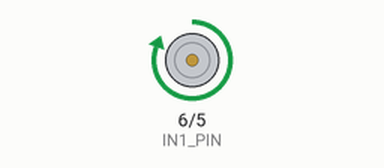
A sketch run on a simulated Arduino Uno, built with avr-gcc and run on an emulated ATmega328P. Shown: motor-driver pin pairs drawn as motors (green arrow = first pin HIGH = forward, orange = second pin HIGH = backward, longer = more drive).

Above: at 0.1 s.
At 50.1 s:
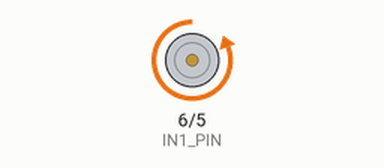
Timing chart, 0 to 101.5 s (numbered marks = the images above):
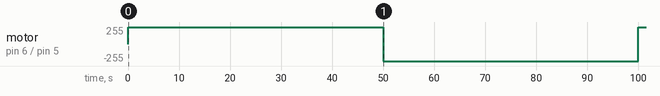

Measured:
- by itself, motor on pin 6 (IN1_PIN) / pin 5 (IN2_PIN): stopped → forward 255/255 at 0.00 s, → backward 255/255 50.0 s later, → forward 255/255 50.0 s later

The sketch:

50SecCycle.ino
```cpp
// constants won't change
const int IN1_PIN = 6; // the Arduino pin connected to the IN1 pin L298N
const int IN2_PIN = 5; // the Arduino pin connected to the IN2 pin L298N

// the setup function runs once when you press reset or power the board
void setup() {
  // initialize digital pins as outputs.
  pinMode(IN1_PIN, OUTPUT);
  pinMode(IN2_PIN, OUTPUT);
}

// the loop function runs over and over again forever
void loop() {
  //retract the actuator
  digitalWrite(IN1_PIN, HIGH);
  digitalWrite(IN2_PIN, LOW);
  delay(50000); // actuator will stop extending automatically when reaching the limit
  digitalWrite(IN1_PIN, LOW);
  digitalWrite(IN2_PIN, HIGH);
  delay(50000);
}
```
